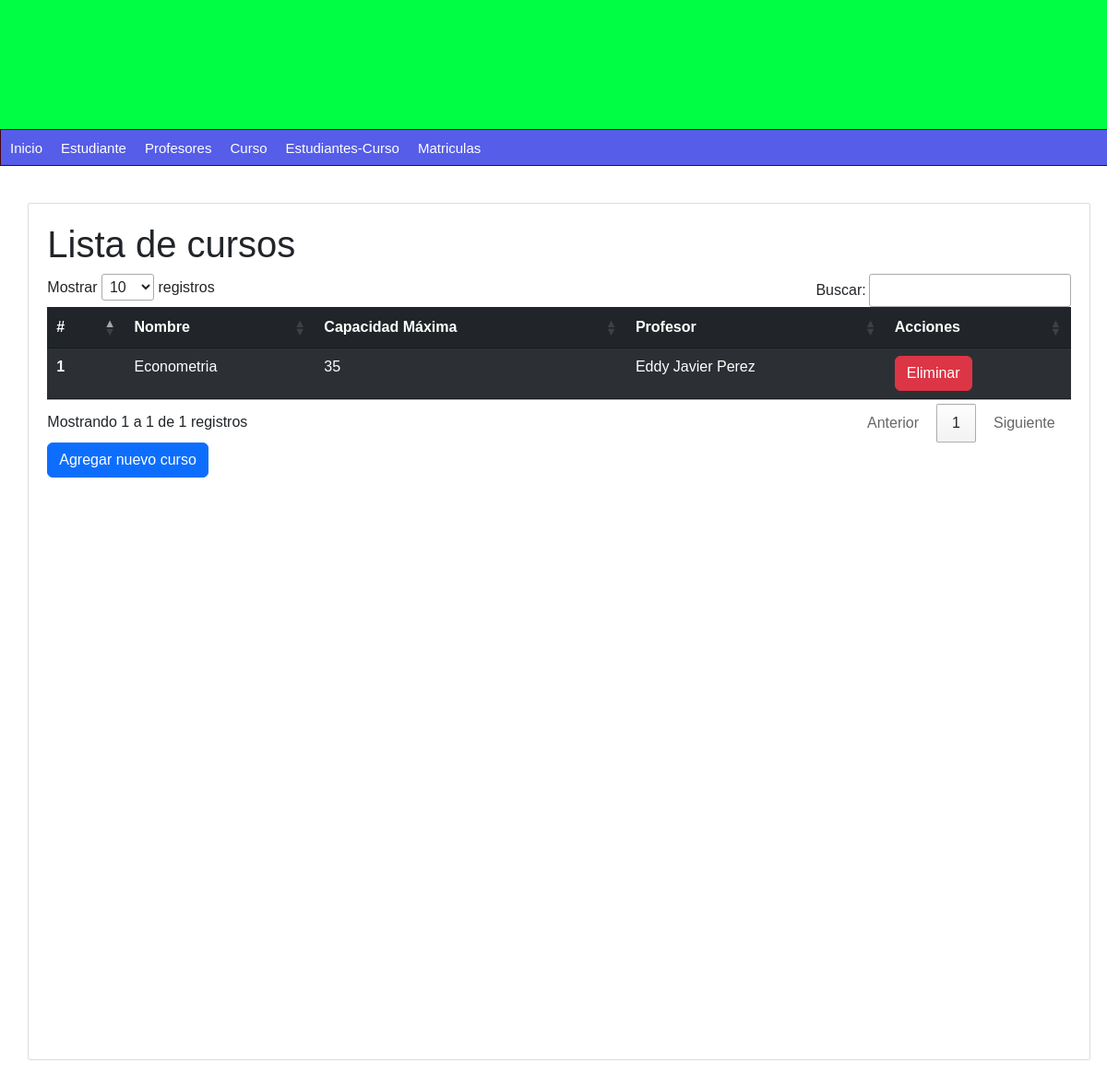
Before: /Lista-cursos/ with the older database file.
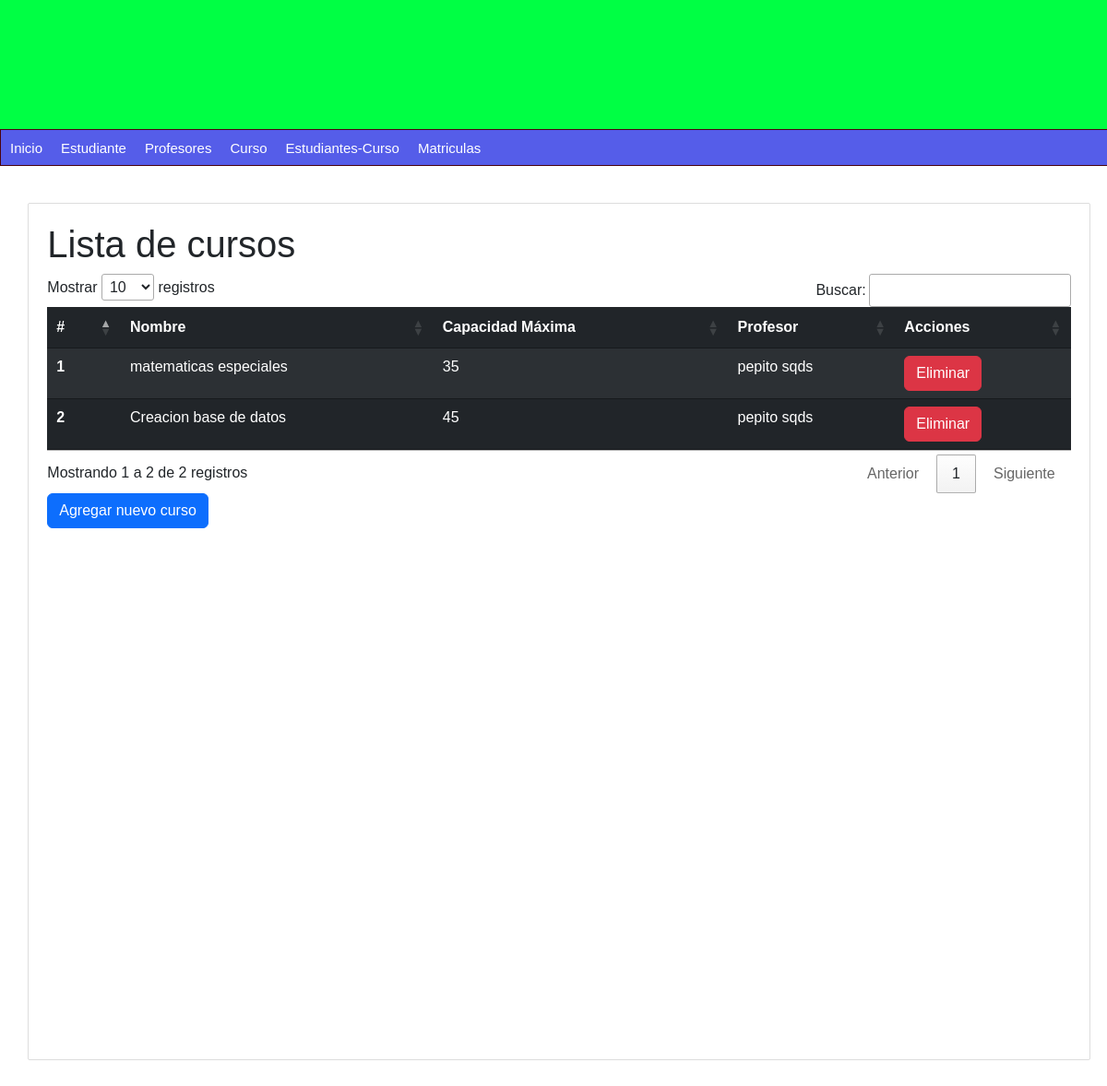
After: the same page with the newer database file.
### persona/models.py (models this page shows, shortened)
class Persona(models.Model):
    nombre = models.CharField(max_length=100)
    apellidos = models.CharField(max_length=100)
    dni = models.CharField(max_length=10, unique=True)
    telefono = models.CharField(max_length=10)
    email = models.EmailField()
    fecha_nacimiento = models.DateField()
    rol = models.CharField(max_length=20)
    created_at = models.DateTimeField(auto_now_add=True)
    class Meta:
        db_table = 'persona'

### curso/views.py (the view)
# urls.py: path('Lista-cursos/',get_curso,name='lista-cursos'),
def get_curso(request):
    cursos = curso.objects.all()
    return render(request, 'lista_cursos.html', {
        'title': 'Lista de cursos',
        'cursos': cursos,
    })

### curso/templates/lista_cursos.html (shortened to what this page needs)
{% extends "index.html" %}
{% block content %}
<h1>{{ title }}</h1>
<link rel="stylesheet" type="text/css" href="https://cdn.datatables.net/1.11.5/css/jquery.dataTables.css">
<table id="miTablaCursos" class="table table-dark table-striped">
    <thead>
        <tr>
            <th scope="col">#</th>
            <th scope="col">Nombre</th>
            <th scope="col">Capacidad Máxima</th>
            <th scope="col">Profesor</th>
            <th scope="col">Acciones</th>
        </tr>
    </thead>
    <tbody>
        {% for curso in cursos %}
        <tr>
            <th scope="row">{{ forloop.counter }}</th>
            <td>{{ curso.nombre }}</td>
            <td>{{ curso.capacidad_max }}</td>
            <td>{{ curso.profesor.nombre }} {{ curso.profesor.apellidos }}</td>
            <td>
                <a href="{% url 'eliminar_curso' curso.id %}" class="btn btn-danger" onclick="return confirm('¿Estás seguro que deseas eliminar este curso?');">Eliminar</a>
            </td>
        </tr>
        {% endfor %}
    </tbody>
</table>
<a href="{% url 'formulario_curso' %}" class="btn btn-primary">Agregar nuevo curso</a>
{% endblock %}

Changed rows visible on the page:
removed Persona: profesor.nombre "Eddy Javier", profesor.apellidos "Perez"
added Persona: profesor.nombre "pepito" "pepito", profesor.apellidos "sqds" "sqds"
Other visible differences:
text written by a page script: "Mostrar registros Buscar: Mostrando 1 a 1 de 1 registros Anterior 1 Siguiente" → "Mostrar registros Buscar: Mostrando 1 a 2 de 2 registros Anterior 1 Siguiente"
new list line: "1 matematicas especiales 35 Eliminar"
new list line: "2 Creacion base de datos 45 Eliminar"
list line gone: "1 Econometria 35 Eliminar"
